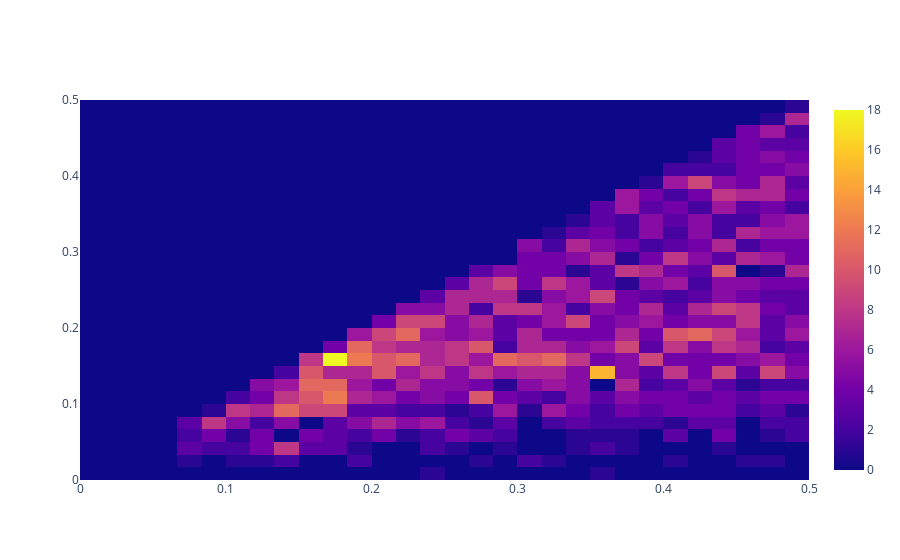

The notebook cell saved with this chart:
### Code cell
j = pn.plotly2D(pipi_hf)
fig2 = pi.from_json(j)
fig2.show()

### Figure 1 — Plotly figure (JSON) as saved in the notebook; plotly's stock layout.template omitted (floating-point values rounded to 4 significant figures; data arrays with more than 128 entries replaced by an {"elided": "..."} marker saying what was removed)
{"data": [{"hoverongaps": false, "type": "heatmap", "x": {"elided": "900 float values"}, "y": {"elided": "900 float values"}, "z": {"elided": "900 int values"}}], "layout": {"autosize": true, "xaxis": {"autorange": true, "range": [0, 0.5], "type": "linear"}, "yaxis": {"autorange": true, "range": [0, 0.5], "type": "linear"}}}
